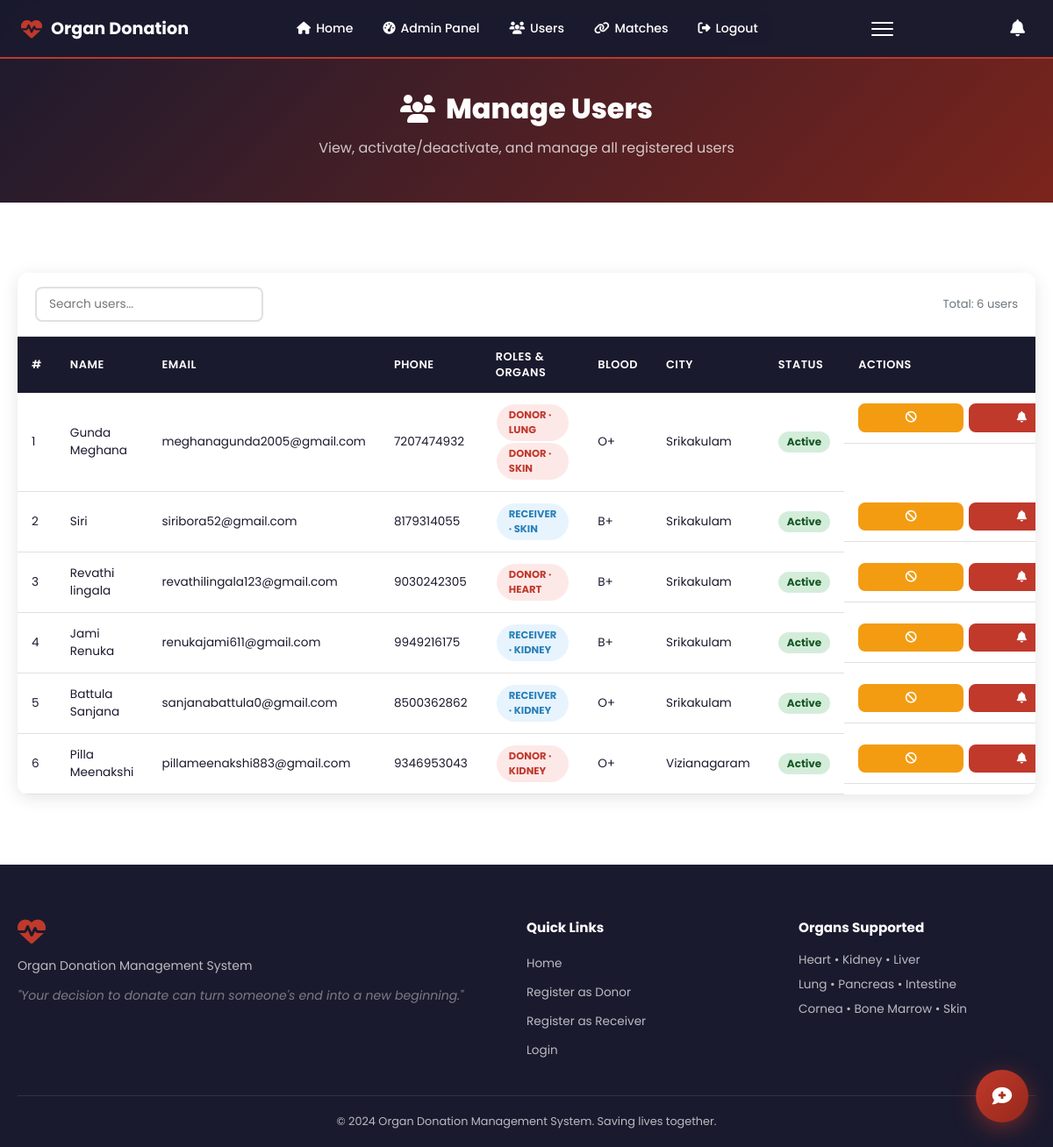
Page /admin/users (signed in) on the committed database.
### app.py (models this page shows)
class Account(db.Model, UserMixin):
    id           = db.Column(db.Integer, primary_key=True)
    name         = db.Column(db.String(100), nullable=False)
    email        = db.Column(db.String(120), unique=True, nullable=False)
    password     = db.Column(db.String(200), nullable=False)
    phone        = db.Column(db.String(20), nullable=False)
    age          = db.Column(db.Integer, nullable=False)
    blood_group  = db.Column(db.String(5), nullable=False)
    city         = db.Column(db.String(100), nullable=False)
    state        = db.Column(db.String(100), nullable=False)
    gender       = db.Column(db.String(10), nullable=False, default='Other')
    is_admin     = db.Column(db.Boolean, default=False)
    is_active_user = db.Column(db.Boolean, default=True)
    registered_on  = db.Column(db.DateTime, default=datetime.utcnow)
    organ_entries  = db.relationship('UserOrgan', backref='account', lazy=True, cascade='all, delete-orphan')
    notifications  = db.relationship('Notification', backref='account', lazy=True, cascade='all, delete-orphan')

class UserOrgan(db.Model):
    id         = db.Column(db.Integer, primary_key=True)
    account_id = db.Column(db.Integer, db.ForeignKey('account.id'), nullable=False)
    role       = db.Column(db.String(10), nullable=False)   # 'donor' or 'receiver'
    organ      = db.Column(db.String(50), nullable=False)
    is_active  = db.Column(db.Boolean, default=True)
    added_on   = db.Column(db.DateTime, default=datetime.utcnow)
    __table_args__ = (db.UniqueConstraint('account_id', 'role', 'organ', name='uq_account_role_organ'),)

### app.py (the view)
@app.route('/admin/users')
@login_required
def admin_users():
    if not current_user.is_admin:
        return redirect(url_for('dashboard'))
    all_accounts = Account.query.filter_by(is_admin=False).order_by(Account.registered_on.desc()).all()
    return render_template('admin/users.html', users=all_accounts)

### app.py (called while the page is built)
@login_manager.user_loader
def load_user(user_id):
    return Account.query.get(int(user_id))

### templates/admin/users.html (shortened to what this page needs)
{% extends "base.html" %}
{% block content %}
<section class="page-hero admin-hero">
  <div class="page-hero-content">
    <h1><i class="fas fa-users"></i> Manage Users</h1>
    <p>View, activate/deactivate, and manage all registered users</p>
  </div>
</section>
<section class="section">
  <div class="container">
    <div class="admin-table-wrap">
      <div class="table-toolbar">
        <input type="text" id="userSearch" placeholder="Search users..." class="search-input" onkeyup="filterTable()"/>
        <span class="total-count">Total: {{ users | length }} users</span>
      </div>
      <table class="admin-table" id="usersTable">
        <thead>
          <tr>
            <th>#</th>
            <th>Name</th>
            <th>Email</th>
            <th>Phone</th>
            <th>Roles &amp; Organs</th>
            <th>Blood</th>
            <th>City</th>
            <th>Status</th>
            <th>Actions</th>
          </tr>
        </thead>
        <tbody>
          {% for user in users %}
          <tr>
            <td>{{ loop.index }}</td>
            <td>{{ user.name }}</td>
            <td>{{ user.email }}</td>
            <td>{{ user.phone }}</td>
            <td>
              {% for e in user.organ_entries %}
              <span class="role-badge role-{{ e.role }}" style="font-size:0.72rem;margin:1px">{{ e.role|capitalize }} · {{ e.organ }}</span>
              {% endfor %}
            </td>
            <td>{{ user.blood_group }}</td>
            <td>{{ user.city }}</td>
            <td>
              <span class="badge {% if user.is_active_user %}badge-success{% else %}badge-danger{% endif %}">
                {{ 'Active' if user.is_active_user else 'Inactive' }}
              </span>
            </td>
            <td class="action-btns">
              <form method="POST" action="{{ url_for('toggle_user', user_id=user.id) }}" style="display:inline">
                <button type="submit" class="btn btn-sm {% if user.is_active_user %}btn-warning{% else %}btn-success{% endif %}" title="{{ 'Deactivate' if user.is_active_user else 'Activate' }}">
                  <i class="fas fa-{% if user.is_active_user %}ban{% else %}check{% endif %}"></i>
                </button>
              </form>
              <button class="btn btn-sm btn-primary notif-btn" data-uid="{{ user.id }}" data-uname="{{ user.name }}" title="Send Notification">
                <i class="fas fa-bell"></i>
              </button>
            </td>
          </tr>
          {% endfor %}
        </tbody>
      </table>
    </div>
  </div>
</section>
{% endblock %}

### static/css/style.css (style rules this page uses)
*, *::before, *::after { box-sizing: border-box; margin: 0; padding: 0; }
:root { --red: #c0392b; --red-dark: #96281b; --red-light: #e74c3c; --red-pale: #fdf0ef; --white: #ffffff; --dark: #1a1a2e; --gray: #6c757d; --light: #f8f9fa; --border: #e0e0e0; --shadow: 0 4px 20px rgba(0,0,0,0.1); --radius: 12px; }
body { font-family: 'Poppins', sans-serif; color: var(--dark); background: #fff; }
.btn { display: inline-flex; align-items: center; justify-content: center; gap: 8px; width: 200px; padding: 12px 0; border-radius: 8px; font-size: 0.9rem; font-weight: 600; cursor: pointer; border: 2px solid transparent; transition: all 0.3s ease; font-family: 'Poppins', sans-serif; text-align: center; white-space: nowrap; }
.btn-primary { background: var(--red); color: #fff; border-color: var(--red); }
.btn-sm { width: 120px; padding: 8px 0; font-size: 0.8rem; }
.btn-warning { background: #f39c12; color: #fff; border-color: #f39c12; }
.section { padding: 80px 20px; }
.container { max-width: 1200px; margin: 0 auto; }
.page-hero { background: linear-gradient(135deg, #1a1a2e, #c0392b); padding: 100px 20px 50px; text-align: center; }
.admin-hero { background: linear-gradient(135deg, #1a1a2e, #7b241c); }
.page-hero-content h1 { font-size: 2rem; font-weight: 800; color: #fff; display: flex; align-items: center; justify-content: center; gap: 12px; }
.page-hero-content p { color: rgba(255,255,255,0.75); margin-top: 8px; }
.role-badge { display: inline-flex; align-items: center; gap: 6px; padding: 4px 14px; border-radius: 50px; font-size: 0.78rem; font-weight: 700; text-transform: uppercase; }
.role-donor { background: #fde8e8; color: var(--red); }
.role-receiver { background: #e8f4fd; color: #2980b9; }
.admin-table-wrap { background: #fff; border-radius: var(--radius); box-shadow: var(--shadow); overflow: hidden; }
.admin-table { width: 100%; border-collapse: collapse; font-size: 0.85rem; }
.admin-table th { background: #1a1a2e; color: #fff; padding: 14px 16px; text-align: left; font-weight: 600; font-size: 0.8rem; text-transform: uppercase; letter-spacing: 0.5px; }
.admin-table td { padding: 12px 16px; border-bottom: 1px solid var(--border); vertical-align: middle; }
.table-toolbar { display: flex; align-items: center; justify-content: space-between; padding: 16px 20px; border-bottom: 1px solid var(--border); }
.search-input { padding: 8px 14px; border: 2px solid var(--border); border-radius: 8px; font-size: 0.85rem; font-family: 'Poppins', sans-serif; outline: none; width: 260px; }
.total-count { font-size: 0.82rem; color: var(--gray); }
.action-btns { display: flex; gap: 6px; }
.badge { display: inline-block; padding: 3px 10px; border-radius: 50px; font-size: 0.75rem; font-weight: 700; }
.badge-success { background: #d4edda; color: #155724; }

### rows in the picture
Account: name "Gunda Meghana", email "meghanagunda2005@gmail.com", phone "7207474932", blood_group "O+", city "Srikakulam", is_active_user "Active"
UserOrgan: role "DONOR", organ "LUNG"
UserOrgan: role "DONOR", organ "SKIN"
Account: name "Siri", email "siribora52@gmail.com", phone "8179314055", blood_group "B+", city "Srikakulam", is_active_user "Active"
UserOrgan: role "RECEIVER", organ "SKIN"
Account: name "Revathi lingala", email "revathilingala123@gmail.com", phone "9030242305", blood_group "B+", city "Srikakulam", is_active_user "Active"
UserOrgan: role "DONOR", organ "HEART"
Account: name "Jami Renuka", email "renukajami611@gmail.com", phone "9949216175", blood_group "B+", city "Srikakulam", is_active_user "Active"
UserOrgan: role "RECEIVER", organ "KIDNEY"
Account: name "Battula Sanjana", email "sanjanabattula0@gmail.com", phone "8500362862", blood_group "O+", city "Srikakulam", is_active_user "Active"
UserOrgan: role "RECEIVER", organ "KIDNEY"
Account: name "Pilla Meenakshi", email "pillameenakshi883@gmail.com", phone "9346953043", blood_group "O+", city "Vizianagaram", is_active_user "Active"
UserOrgan: role "DONOR", organ "KIDNEY"

### other values in the picture
{{ users | length }} "6"
